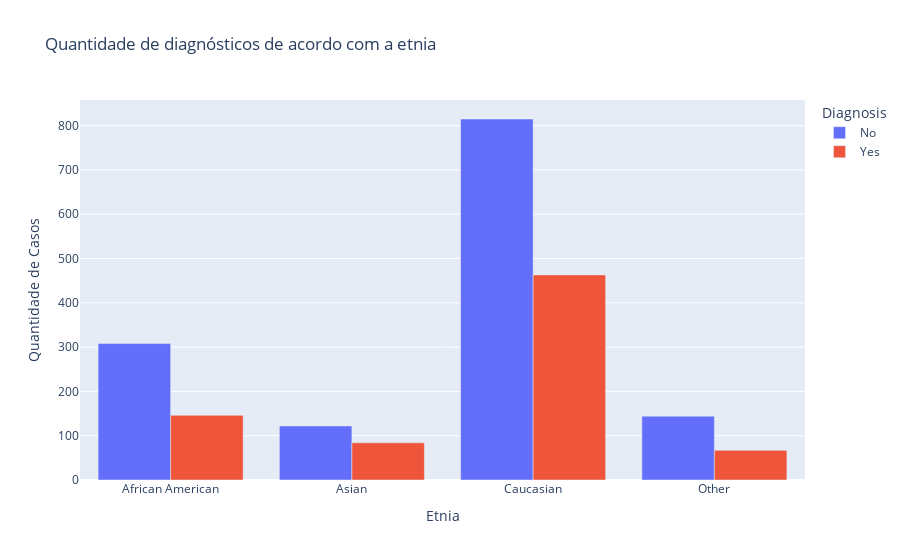

The notebook cell saved with this chart:
### Code cell
# Contar a frequência do diagnóstico de acordo com a etnia do paciente 
count_ethnicity_diagnosis = df.groupby(['Ethnicity', 'Diagnosis']).size().reset_index(name='Count')

# Criar o gráfico com Plotly Express
fig3 = px.bar(count_ethnicity_diagnosis,
             x='Ethnicity',
             y='Count',
             color='Diagnosis',
             barmode='group',
             title='Quantidade de diagnósticos de acordo com a etnia')

# Atualizar os eixos
fig3.update_xaxes(title='Etnia')
fig3.update_yaxes(title='Quantidade de Casos')

# Mostrar o gráfico
fig3.show()

### Figure 1 — Plotly figure (JSON) as saved in the notebook; plotly's stock layout.template omitted (floating-point values rounded to 4 significant figures)
{"data": [{"alignmentgroup": "True", "hovertemplate": "Diagnosis=No<br>Ethnicity=%{x}<br>Count=%{y}<extra></extra>", "legendgroup": "No", "marker": {"color": "#636efa", "pattern": {"shape": ""}}, "name": "No", "offsetgroup": "No", "orientation": "v", "showlegend": true, "textposition": "auto", "type": "bar", "x": ["African American", "Asian", "Caucasian", "Other"], "xaxis": "x", "y": [308, 122, 815, 144], "yaxis": "y"}, {"alignmentgroup": "True", "hovertemplate": "Diagnosis=Yes<br>Ethnicity=%{x}<br>Count=%{y}<extra></extra>", "legendgroup": "Yes", "marker": {"color": "#EF553B", "pattern": {"shape": ""}}, "name": "Yes", "offsetgroup": "Yes", "orientation": "v", "showlegend": true, "textposition": "auto", "type": "bar", "x": ["African American", "Asian", "Caucasian", "Other"], "xaxis": "x", "y": [146, 84, 463, 67], "yaxis": "y"}], "layout": {"barmode": "group", "legend": {"title": {"text": "Diagnosis"}, "tracegroupgap": 0}, "title": {"text": "Quantidade de diagnósticos de acordo com a etnia"}, "xaxis": {"anchor": "y", "domain": [0, 1], "title": {"text": "Etnia"}}, "yaxis": {"anchor": "x", "domain": [0, 1], "title": {"text": "Quantidade de Casos"}}}}
